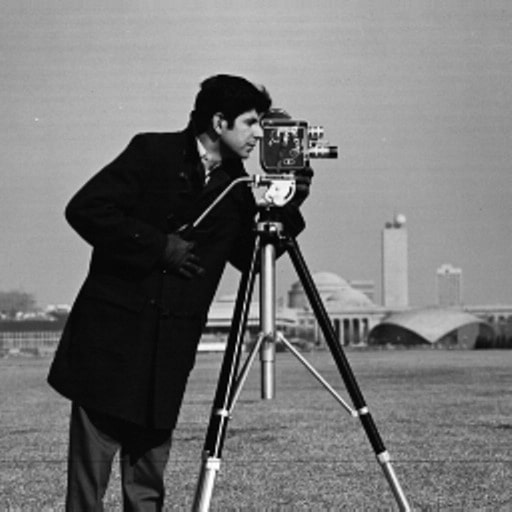
%> input picture Image_processing/cameraman.jpg, 512 x 512 px
$ octave exp4.m   (GNU Octave 9; MATLAB toolbox functions it lacks are replaced by stand-ins)
%> lines starting %> are read from the running program, lines starting %| are printed output that depends on the picture; in (x1, y1, x2, y2) boxes, pixels count from 0 and x2, y2 are one past the last pixel; in counts of white or black regions, pixels touching at a corner belong together; the program's own positions count from 1
a = imread('C:\Users\DELL\Desktop\Important\DIP\Lab_exp\cameraman.jpg');
%> a is the input picture: size 512x512x3 uint8; min 0, max 255, mean 118
figure
imshow(a);
title('Original Image');
[x,y]=size(a);
%> x = 512; y = 1536
img7=a;
img6=a;
img5=a;
img4=a;
img3=a;
img2=a;
img1=a;
img0=a;
img7=double(bitand(a,128));
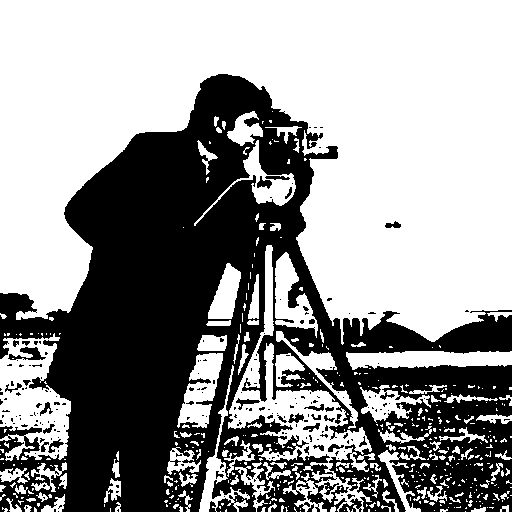
%> img7: size 512x512x3 double; values 0 (black) and 128 (white), 58.9% white; 209 black regions (177 under 20 px), largest, box (x1, y1, x2, y2) and area: (0, 74, 512, 512) 105007, (8, 347, 46, 360) 236, (339, 498, 362, 512) 161
img6=double(bitand(a,64));
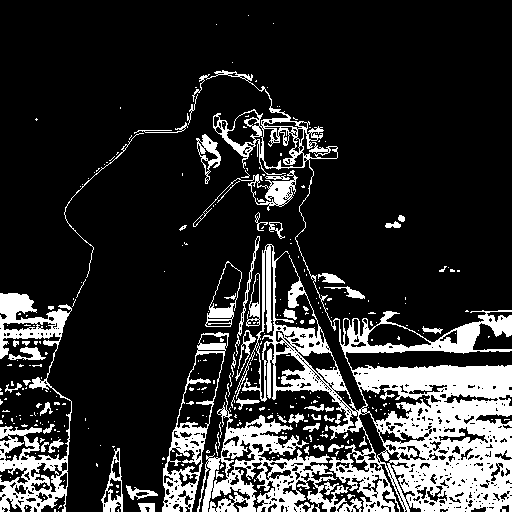
%> img6: size 512x512x3 double; values 0 (black) and 64 (white), 18.4% white; 339 white regions (279 under 20 px), largest, box (x1, y1, x2, y2) and area: (192, 70, 512, 512) 26723, (197, 392, 349, 512) 6256, (0, 293, 72, 512) 5187
img5=double(bitand(a,32));
%> img5: size 512x512x3 double; values 0 (black) and 32 (white), 51.2% white; 998 black regions (877 under 20 px), largest, box (x1, y1, x2, y2) and area: (0, 0, 512, 512) 111775, (0, 0, 58, 95) 2583, (348, 206, 406, 307) 1496
img4=double(bitand(a,16));
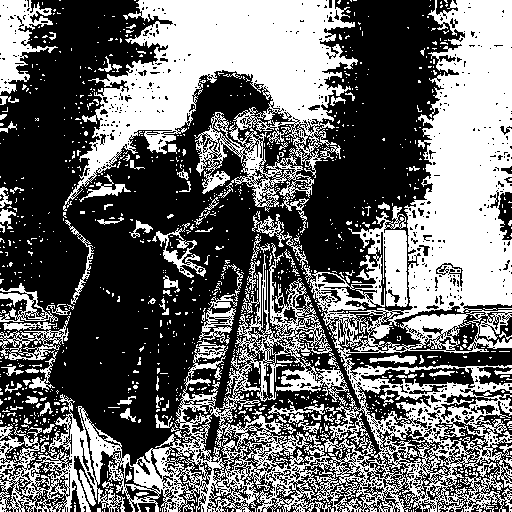
%> img4: size 512x512x3 double; values 0 (black) and 16 (white), 41.9% white; 1243 white regions (1140 under 20 px), largest, box (x1, y1, x2, y2) and area: (0, 0, 512, 512) 64478, (63, 0, 358, 233) 28643, (0, 0, 58, 95) 2583
img3=double(bitand(a,8));
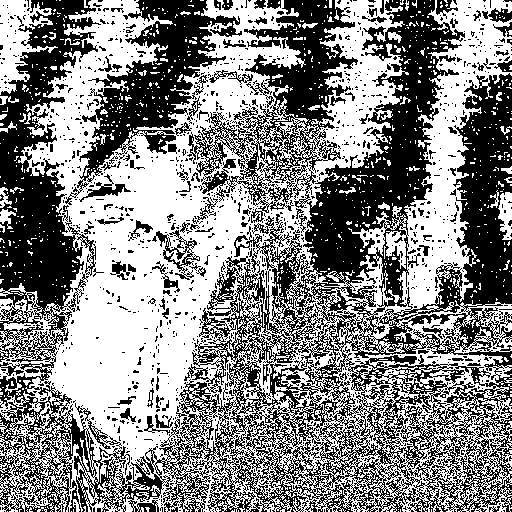
%> img3: size 512x512x3 double; values 0 (black) and 8 (white), 52.7% white; 1414 black regions (1308 under 20 px), largest, box (x1, y1, x2, y2) and area: (0, 0, 512, 512) 102069, (65, 0, 242, 205) 10650, (152, 230, 200, 280) 623
img2=double(bitand(a,4));
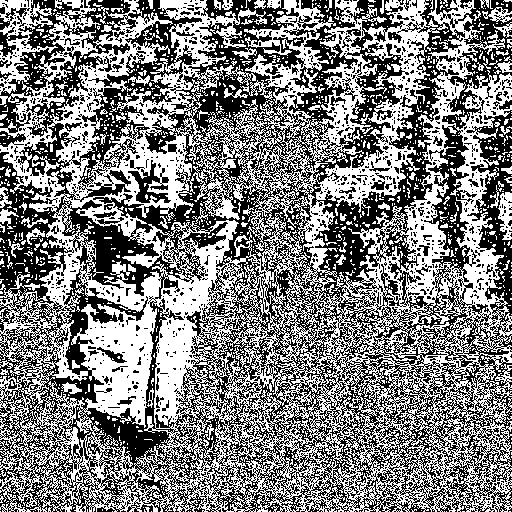
%> img2: size 512x512x3 double; values 0 (black) and 4 (white), 50.2% white; 1437 black regions (1346 under 20 px), largest, box (x1, y1, x2, y2) and area: (0, 0, 512, 512) 114820, (424, 0, 512, 282) 5988, (128, 160, 171, 203) 728
img1=double(bitand(a,2));
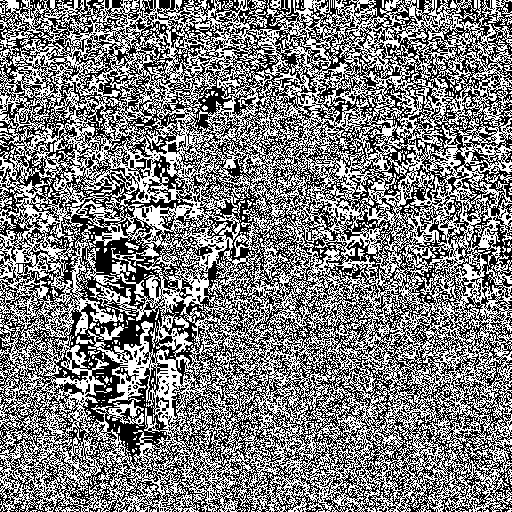
%> img1: size 512x512x3 double; values 0 (black) and 2 (white), 49.4% white in thin lines or dots
img0=double(bitand(a,1));
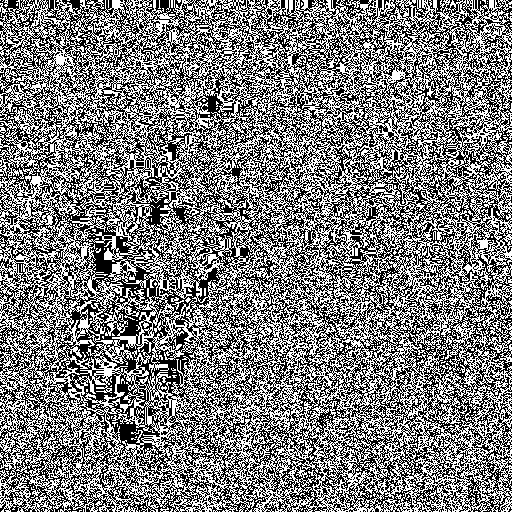
%> img0: size 512x512x3 double; values 0 (black) and 1 (white), 49.4% white in thin lines or dots
figure
subplot(2,2,1)
imshow(img7);
title('Img7_MSB');
subplot(2,2,2)
imshow(img6);
title('Img6');
subplot(2,2,3)
imshow(img5);
title('Img5');
subplot(2,2,4)
imshow(img4);
title('Img4');


figure
subplot(2,2,1)
imshow(img3);
title('Img3');

subplot(2,2,2)
imshow(img2);
title('Img2');

subplot(2,2,3)
imshow(img1);
title('Img1');

subplot(2,2,4)
imshow(img0);
title('Img0');

$ run again, with Image_processing/london.jpg copied over Image_processing/cameraman.jpg
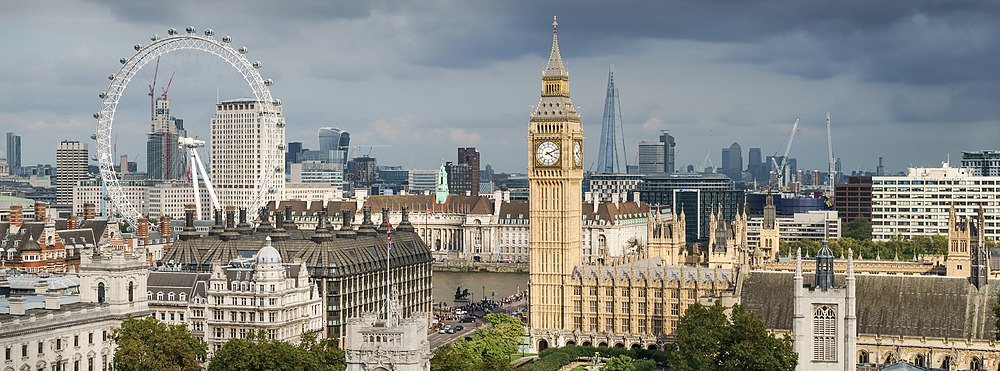
%> input picture Image_processing/london.jpg, 1000 x 371 px
%> a is the input picture: size 371x1000x3 uint8; mean R, G, B 139.1, 140, 134.7
%> `img0=double(bitand(a,1));`:
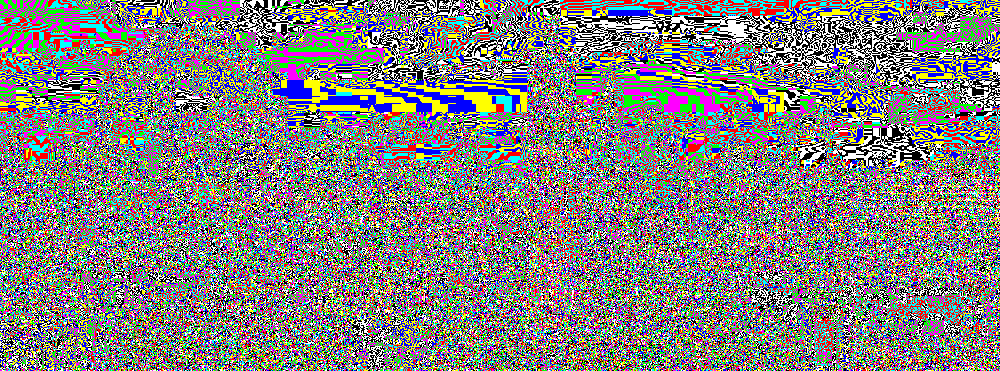
%> img0: size 371x1000x3 double; mean R, G, B 0.508, 0.5, 0.493
%> `imshow(img7);`:
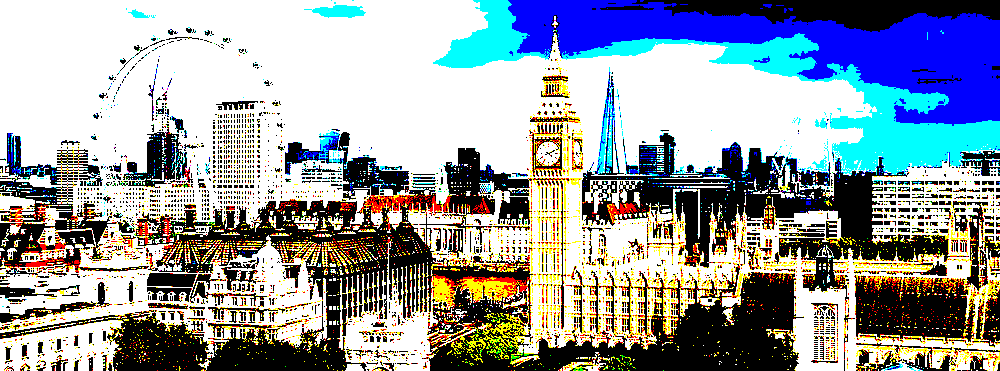
%> displayed picture: size 371x1000x3, on the screen's scale of 0 to 255; mean R, G, B 149.7, 156.3, 162.1
